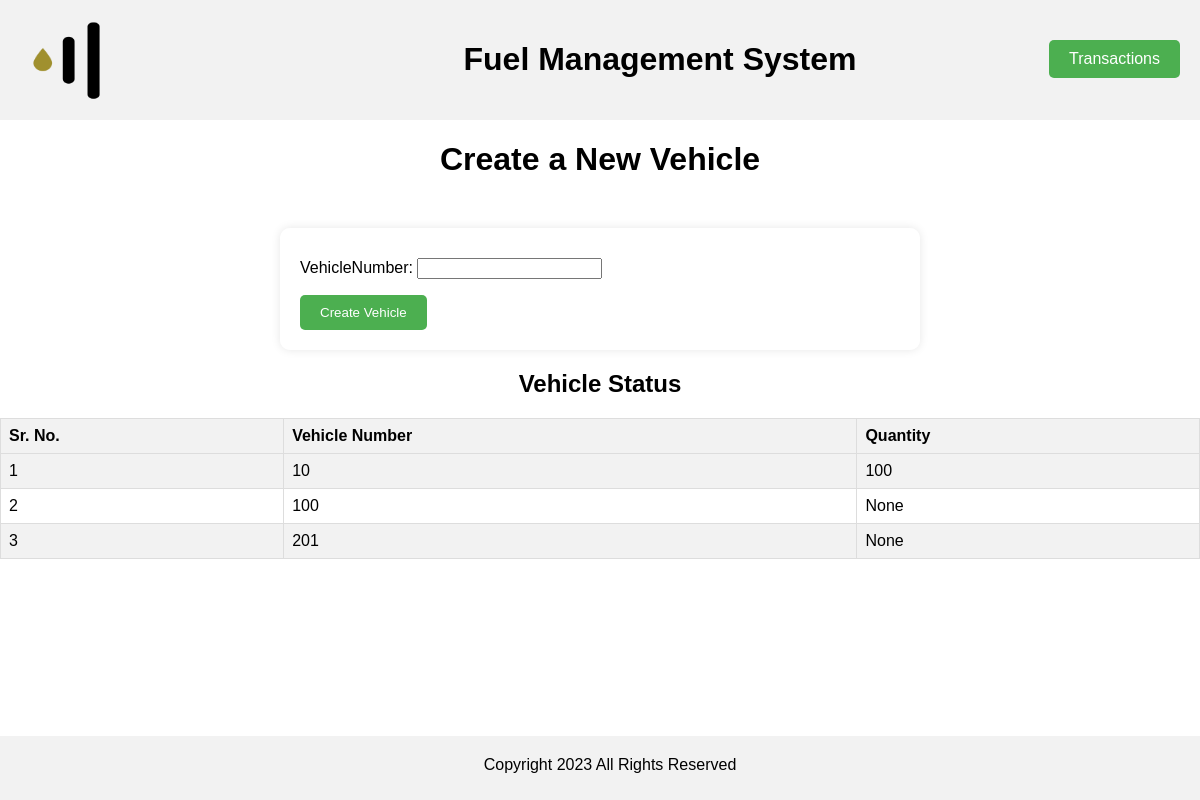
Before: /create/ with the older database file.
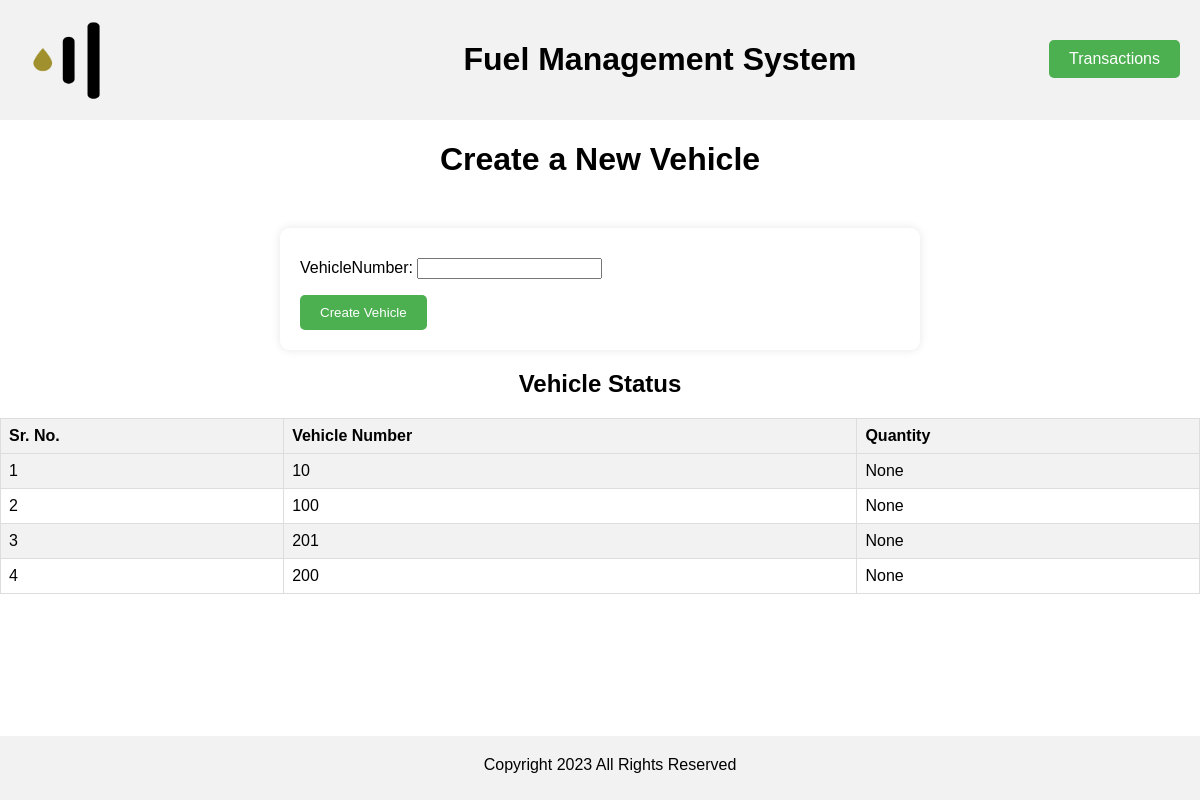
After: the same page with the newer database file.
### manager/models.py (models this page shows, shortened)
class vehicle(models.Model):
    vehicleNumber = models.CharField(max_length=50, unique=True)
    quantity = models.IntegerField(null=True)

### manager/views.py (the view)
# urls.py: path("create/", views.enter_vehicle_data, name="create"),
def enter_vehicle_data(request):
    if request.method == 'POST':
        form = TankForm(request.POST)
        if form.is_valid():
            form.save()
            messages.success(request, 'Vehicle data has been successfully entered.')
    vehicleDetails = vehicle.objects.all()  # Retrieve the Tank objects
    form = TankForm()
    return render(request, 'create.html', {'form': form, 'vehicle': vehicleDetails})

### manager/forms.py
class TankForm(forms.ModelForm):
    class Meta:
        model = vehicle
        fields = ['vehicleNumber']

### templates/create.html (shortened to what this page needs)
{% load static %}
<!DOCTYPE html>
<html>
<head>
</head>
<body>
    <div class="header">
        <img src="{% static 'icon.png' %}" width="100", height="80">
        <h1>Fuel Management System</h1>
    </div>
    <h1>Create a New Vehicle</h1>
    <a class="add-transaction-button" href="{% url 'transaction' %}">Transactions</a>
    <form method="post">
        {{ form.as_p }}
        <button type="submit">Create Vehicle</button>
    </form>
    <h2>Vehicle Status</h2>
    <table>
        <tr>
            <th>Sr. No.</th>
            <th>Vehicle Number</th>
            <th>Quantity</th>
        </tr>
        {% for vehicles in vehicle %}
        <tr>
            <td>{{ vehicles.id }}</td>
            <td>{{ vehicles.vehicleNumber }}</td>
            <td>{{ vehicles.quantity }}</td>
        </tr>
        {% endfor %}
    </table>
    <div class="footer">
        <p style="text-align: center;">Copyright 2023 All Rights Reserved</p>
    </div>
</body>
</html>

### templates/create.html (style rules this page uses)
body { font-family: Arial, sans-serif; background-color: white; background-size: cover; background-position: center; text-align: center; margin: 0; padding: 0; }
.header { background-color: #f2f2f2; color: #fff; padding: 20px; }
.footer { background-color: #f2f2f2; color: black; padding: 10px; position: absolute; bottom: 0; width: 100%; text-align: justify; }
h1 { color: black; }
h2 { color: black; }
form { width: 50%; margin: 0 auto; background-color: rgba(255, 255, 255, 0.8); padding: 20px; border-radius: 10px; box-shadow: 0 0 10px rgba(0, 0, 0, 0.1); margin-top: 50px; text-align: left; }
button { padding: 10px 20px; border: 0; background-color: #4CAF50; color: #fff; border-radius: 5px; cursor: pointer; }
p { margin-top: 10px; }
a { text-decoration: none; color: #4CAF50; }
table { width: 100%; border-collapse: collapse; }
th, td { border: 1px solid #ddd; padding: 8px; text-align: left; }
th { background-color: #f2f2f2; }
tr:nth-child(even) { background-color: #f2f2f2; }
.add-transaction-button { position: absolute; top: 40px; right: 20px; color: white; background-color: #4CAF50; padding: 10px 20px; border-radius: 5px; text-decoration: none; }
.header img { float: left; margin-right: 20px; margin-top: 0px; }

Changed rows visible on the page:
changed vehicle id 1: quantity "100" → "None"
added vehicle: id "4", vehicleNumber "200", quantity "None"
